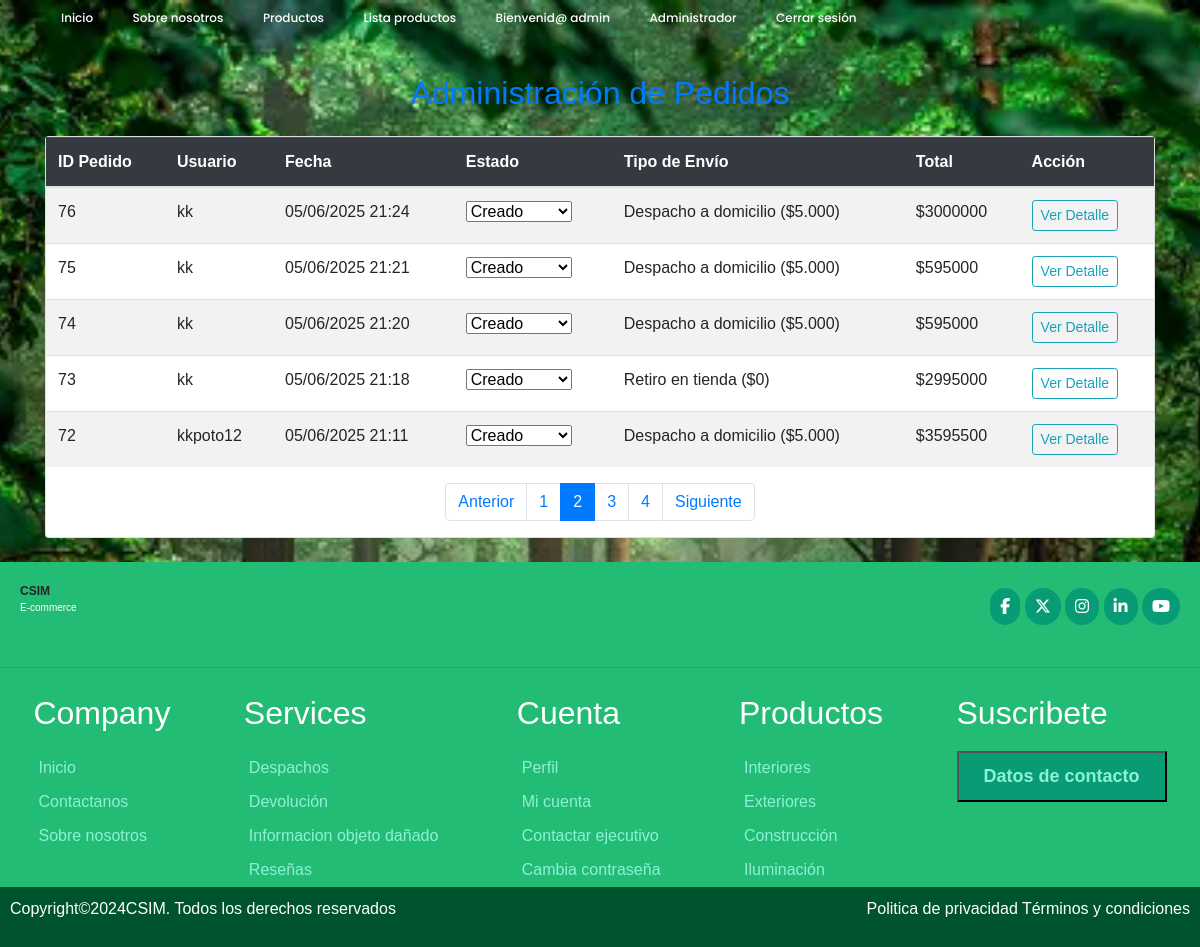
/panel/pedidos/?page=2 (signed in), run on the app's committed database.
### ferreteria/models.py (models this page shows, shortened)
class Pedido(models.Model):
    id_pedido = models.AutoField(primary_key=True)
    user = models.ForeignKey(User, on_delete=models.CASCADE, default=1)
    fecha_compra = models.DateTimeField(auto_now_add=True)
    ESTADOS_PEDIDO = [
        ('creado', 'Creado'),
        ('pendiente', 'Pendiente'),
        ('pagado', 'Pagado'),
        ('rechazado','Pago Rechazado'),
        ('preparando', 'Preparando orden'),
        ('despachado', 'Despachado'),
        ('entregado', 'Entregado'),
    ]
    estado = models.CharField(max_length=20, choices = ESTADOS_PEDIDO, default='creado')
    OPCIONES_ENVIO = [
        ('retiro', 'Retiro en tienda ($0)'),
        ('domicilio', 'Despacho a domicilio ($5.000)'),
    ]
    tipo_envio = models.CharField(max_length=20, choices=OPCIONES_ENVIO,default='retiro')
    TIPO_PAGO = [
        ('transferencia', 'Transferencia'),
        ('tarjeta', 'Tarjeta'),
    ]
    tipo_pago = models.CharField(max_length=20,choices=TIPO_PAGO,default='transferencia')
    total = models.BigIntegerField()

### ferreteria/views.py (the view)
# urls.py: path('panel/pedidos/', views.panel_admin_pedidos, name='admin_panel_pedidos'),
@user_passes_test(lambda u: u.is_superuser)
@login_required
def panel_admin_pedidos(request):
    pedidos_list = Pedido.objects.select_related('user').order_by('-fecha_compra')
    paginator = Paginator(pedidos_list, 5)  # Muestra 10 pedidos por página
    page_number = request.GET.get('page')
    page_obj = paginator.get_page(page_number)
    return render(request, 'admin/admin_panel_pedidos.html', {'page_obj': page_obj})

### ferreteria/context_processor.py (called while the page is built, shortened)
def total_carrito(request):
    total = 0
    return {'total_carrito':int(total)}

### ferreteria/templates/admin/admin_panel_pedidos.html (shortened to what this page needs)
{% extends 'base.html' %}
{% load static %}
{% block css %}
<link rel="stylesheet" href="{% static 'css/estiloss.css' %}">
{% endblock %}
{% block contenido %}
<main class="container">
    <h2 class="text-center text-primary my-4">Administración de Pedidos</h2>
    <div class="card mb-4">
        <div class="table-responsive">
            <table class="table table-striped">
                <thead class="table-dark">
                    <tr>
                        <th>ID Pedido</th>
                        <th>Usuario</th>
                        <th>Fecha</th>
                        <th>Estado</th>
                        <th>Tipo de Envío</th>
                        <th>Total</th>
                        <th>Acción</th>
                    </tr>
                </thead>
                <tbody>
                    {% for pedido in page_obj %}
                    <tr>
                        <td>{{ pedido.id_pedido }}</td>
                        <td>{{ pedido.user.username }}</td>
                        <td>{{ pedido.fecha_compra|date:"d/m/Y H:i" }}</td>
                        <td>
                            <select class="form-select form-select-sm pedido-estado" data-id="{{ pedido.id_pedido }}">
                                <option value="creado" {% if pedido.estado == 'creado' %}selected{% endif %}>Creado</option>
                            </select>
                        </td>
                        <td>{{ pedido.get_tipo_envio_display }}</td>
                        <td>${{ pedido.total }}</td>
                        <td>
                            {% if pedido.id_pedido %}
                                <a href="{% url 'detallepedido' pedido.id_pedido %}" class="btn btn-sm btn-outline-info">Ver Detalle</a>
                            {% else %}
                                <span class="text-muted">Sin ID</span>
                            {% endif %}
                        </td>
                    </tr>
                    {% empty %}
                    <tr><td colspan="7" class="text-center">No hay pedidos registrados.</td></tr>
                    {% endfor %}
                </tbody>
            </table>
            <nav aria-label="Paginación de pedidos">
            <ul class="pagination justify-content-center">
                {% if page_obj.has_previous %}
                <li class="page-item">
                    <a class="page-link" href="?page={{ page_obj.previous_page_number }}">Anterior</a>
                </li>
                {% else %}
                <li class="page-item disabled">
                    <span class="page-link">Anterior</span>
                </li>
                {% endif %}
                {% for num in page_obj.paginator.page_range %}
                {% if page_obj.number == num %}
                    <li class="page-item active">
                    <span class="page-link">{{ num }}</span>
                    </li>
                {% elif num > page_obj.number|add:'-3' and num < page_obj.number|add:'3' %}
                    <li class="page-item">
                    <a class="page-link" href="?page={{ num }}">{{ num }}</a>
                    </li>
                {% endif %}
                {% endfor %}
                {% if page_obj.has_next %}
                <li class="page-item">
                    <a class="page-link" href="?page={{ page_obj.next_page_number }}">Siguiente</a>
                </li>
                {% else %}
                <li class="page-item disabled">
                    <span class="page-link">Siguiente</span>
                </li>
                {% endif %}
            </ul>
            </nav>
        </div>
    </div>
</main>
{% endblock %}

### ferreteria/templates/base.html (shortened to what this page needs)
<!DOCTYPE html>
<html lang="en">
<head>
    {% load static %}
    <link rel="stylesheet" href="https://cdn.jsdelivr.net/npm/bootstrap@4.5.3/dist/css/bootstrap.min.css">
    {% block css %}{% endblock %}
</head>
<body>
    <header>
        <div class="navbar">
            <ul class="links">
                {% if not user.is_authenticated %}
                    <li><a href="{% url 'index' %}"  >Inicio</a></li>
                    <li><a href="{% url 'nosotros' %}" >Sobre nosotros</a></li>
                    <li><a href="{% url 'tienda' %}"  >Productos</a></li>
                    <li><a href="{% url 'registrar' %}" >Registrarse</a></li>
                    <li><a href="{% url 'login' %}" >Iniciar sesión</a></li>
                {% elif user.is_authenticated and user.is_superuser %}
                    <li><a href="{% url 'index' %}"  >Inicio</a></li>
                    <li><a href="{% url 'nosotros' %}" >Sobre nosotros</a></li>
                    <li><a href="{% url 'tienda' %}"  >Productos</a></li>
                    <li><a href="{% url 'lista' %}" >Lista productos</a></li>
                    <li><a href="{% url 'perfil' %}">Bienvenid@ {{ user.username }}</a></li>
                    <li><a href="{% url 'administrador' %}">Administrador </a></li>
                    <li><a href="{% url 'cerrar' %}">Cerrar sesión </a></li>
                {% endif %}
            </ul>
        </div>
    </header>
    <div id="contenido">
        {% block contenido %}
        {% endblock %}
    </div>
    <footer class="pie">
        <div class="header">
            <div class="logo">
                <div class="title">CSIM</div>
                <p class="logotipo">E-commerce</p>
            </div>
            <div class="redes">
                <span class="fb"><a href="https://www.facebook.com/?locale=es_LA" target="_blank" style="text-decoration: none; color:#fff;"><i class="fa-brands fa-facebook-f"></a></i></span>
                <span class="tw"><a href="https://x.com/?lang=es&mx=2" style="text-decoration: none; color:#fff;"><i class="fa-brands fa-x-twitter"></a></i></span>
                <span class="in"><a href="https://www.instagram.com/" style="text-decoration: none; color:#fff;"><i class="fa-brands fa-instagram"></a></i></span>
                <span class="li"><a href="https://cl.linkedin.com/" style="text-decoration: none; color:#fff;"><i class="fa-brands fa-linkedin-in"></a></i></span>
                <span class="yo"><a href="https://www.youtube.com/" style="text-decoration: none; color:#fff;"><i class="fa-brands fa-youtube"></a></i></span>
            </div>
        </div>
        <hr>
        <div class="section">
            <div>
                <h2>Company</h2>
                <a href="{% url 'index' %}">Inicio</a>
                <a href="{% url 'nosotros' %}">Contactanos</a>
                <a href="{% url 'nosotros' %}">Sobre nosotros</a>
            </div>
            <div>
                <h2>Services</h2>
                <a href="{% url 'nosotros' %}">Despachos</a>
                <a href="{% url 'nosotros' %}">Devolución </a>
                <a href="{% url 'nosotros' %}">Informacion objeto dañado</a>
                <a href="{% url 'nosotros' %}">Reseñas</a>
            </div>
            <div>
                <h2>Cuenta</h2>
                <a href="#">Perfil</a>
                <a href="#">Mi cuenta</a>
                <a href="{% url 'nosotros' %}">Contactar ejecutivo</a>
                <a href="#">Cambia contraseña</a>
            </div>
            <div>
                <h2>Productos</h2>
                <a href="#">Interiores</a>
                <a href="#">Exteriores</a>
                <a href="#">Construcción</a>
                <a href="#">Iluminación</a>
            </div>
            <div>
                <h2>Suscribete</h2>
                <form action="">
                    <button type="submit"><a href="{% url 'nosotros' %}" style="text-decoration: none;">Datos de contacto</a></button>
                </form>
            </div>
        </div>
        <div class="derechos">
            <p>Copyright©2024CSIM. Todos los derechos reservados</p>
            <p>Politica de privacidad        Términos y condiciones</p>
        </div>
    </footer>

### ferreteria/static/css/estiloss.css (style rules this page uses)
* { margin: 0; padding: 0; box-sizing: border-box; font-family: sans-serif; }
body { font-family: "Poppins", sans-serif; background: url(../img/foto1.webp) no-repeat center center fixed; background-size: cover; background-position: center; width: 100%; }
header { width: 1140px; max-width: 1200px; margin: auto; height: 50px; display: flex; align-items: center; position: relative; z-index: 100; }
header .navbar ul { float: right; margin-right: 20px; }
header .navbar ul li { display: inline-block; line-height: 80px; margin: 0 5px; }
header .navbar a { color: #fff; margin-right: 5px; padding: 5px 10px; font-family: "Poppins", sans-serif; font-size: 12px; transition: 0.3s; font-weight: 500; text-decoration: none; }
.pie { background-color: rgb(35, 188, 117); box-sizing: border-box; font-family: "Exo 2", sans-serif; }
.pie .header .logo .title { font-size: 12px; display: flex; align-items: left; font-weight: bold; }
.pie .header .logo .logotipo { font-size: 10px; color: #fff; }
.pie .header { display: flex; justify-content: space-between; padding: 20px; align-items: center; }
.pie .header .redes .fb, .pie .header .redes .tw, .pie .header .redes .in, .pie .header .redes .li, .pie .header .redes .yo { background: rgb(7, 156, 117); padding: 10px; border-radius: 80px; color: #fff; align-items: right; }
.pie .section { display: flex; justify-content: space-evenly; gap: 40px; }
.pie .section div { display: flex; flex-direction: column; }
.pie .section div h2 { color: #fff; padding: 10px 0; }
.pie .section a { color: rgb(141, 241, 214); padding: 5px; }
.pie .section form { display: flex; flex-direction: column; gap: 10px; }
.pie .section form button { padding: 10px 20px; background: rgb(7, 156, 117); color: #fff; font-weight: bold; font-size: 18px; }
.pie .derechos { display: flex; justify-content: space-between; padding: 10px; background: rgb(0, 84, 45); color: #fff; }

### data on the page
Pedido: id_pedido "76", user.username "kk", fecha_compra "05/06/2025 21:24", estado+id_pedido "Creado", tipo_envio "Despacho a domicilio ($5.000)", total "3000000", shows "Ver Detalle"
Pedido: id_pedido "75", user.username "kk", fecha_compra "05/06/2025 21:21", estado+id_pedido "Creado", tipo_envio "Despacho a domicilio ($5.000)", total "595000", shows "Ver Detalle"
Pedido: id_pedido "74", user.username "kk", fecha_compra "05/06/2025 21:20", estado+id_pedido "Creado", tipo_envio "Despacho a domicilio ($5.000)", total "595000", shows "Ver Detalle"
Pedido: id_pedido "73", user.username "kk", fecha_compra "05/06/2025 21:18", id_pedido "Creado", tipo_envio "Retiro en tienda ($0)", total "2995000", shows "Ver Detalle"
Pedido: id_pedido "72", user.username "kkpoto12", fecha_compra "05/06/2025 21:11", id_pedido "Creado", tipo_envio "Despacho a domicilio ($5.000)", total "3595500", shows "Ver Detalle"

### other printed values
{{ user.username }} "admin"
{{ num }} "1" "3" "4"
{{ num }} "2"
